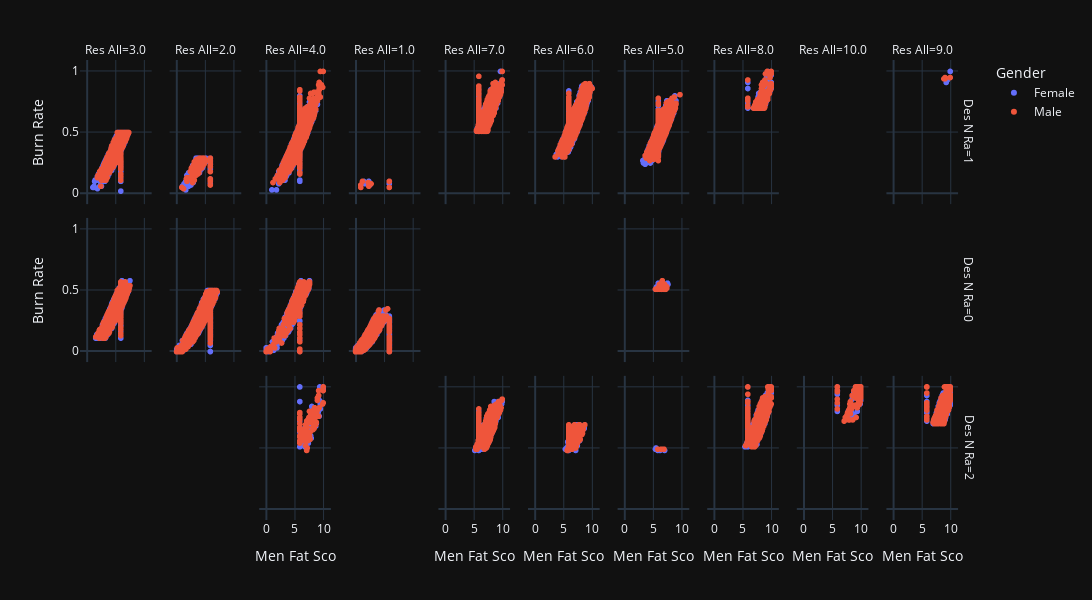

Source (notebook cell):
### Code cell
df['new_range_designation'] = df['Designation'].apply(lambda x : new_range(x))

px.scatter(
      # data_frame=df.loc[df['Designation'].isin([3]),:],
      data_frame=df,
      x='Mental Fatigue Score', 
      y='Burn Rate',
      color='Gender',
      facet_col='Resource Allocation',
      facet_col_wrap= 10,
      facet_row='new_range_designation',
      template='plotly_dark',
      labels={
        'Resource Allocation':'Res All',
        'Mental Fatigue Score':'Men Fat Sco',
        'new_range_designation':'Des N Ra',
      },
      height=600,
      width=1300,
  )

### Figure 1 — Plotly figure (JSON) as saved in the notebook; plotly's stock layout.template omitted (floating-point values rounded to 4 significant figures; data arrays with more than 128 entries replaced by an {"elided": "..."} marker saying what was removed)
{"data": [{"hovertemplate": "Gender=Female<br>Des N Ra=1<br>Res All=3.0<br>Men Fat Sco=%{x}<br>Burn Rate=%{y}<extra></extra>", "legendgroup": "Female", "marker": {"color": "#636efa", "symbol": "circle"}, "mode": "markers", "name": "Female", "showlegend": true, "type": "scattergl", "x": {"elided": "837 float values"}, "xaxis": "x21", "y": {"elided": "837 float values"}, "yaxis": "y21"}, {"hovertemplate": "Gender=Female<br>Des N Ra=1<br>Res All=2.0<br>Men Fat Sco=%{x}<br>Burn Rate=%{y}<extra></extra>", "legendgroup": "Female", "marker": {"color": "#636efa", "symbol": "circle"}, "mode": "markers", "name": "Female", "showlegend": false, "type": "scattergl", "x": {"elided": "194 float values"}, "xaxis": "x22", "y": {"elided": "194 float values"}, "yaxis": "y22"}, {"hovertemplate": "Gender=Female<br>Des N Ra=1<br>Res All=4.0<br>Men Fat Sco=%{x}<br>Burn Rate=%{y}<extra></extra>", "legendgroup": "Female", "marker": {"color": "#636efa", "symbol": "circle"}, "mode": "markers", "name": "Female", "showlegend": false, "type": "scattergl", "x": {"elided": "2098 float values"}, "xaxis": "x23", "y": {"elided": "2098 float values"}, "yaxis": "y23"}, {"hovertemplate": "Gender=Female<br>Des N Ra=1<br>Res All=1.0<br>Men Fat Sco=%{x}<br>Burn Rate=%{y}<extra></extra>", "legendgroup": "Female", "marker": {"color": "#636efa", "symbol": "circle"}, "mode": "markers", "name": "Female", "showlegend": false, "type": "scattergl", "x": [5.9, 5.9, 1.7, 2.5, 2.3, 1.4], "xaxis": "x24", "y": [0.08, 0.1, 0.08, 0.07, 0.1, 0.1], "yaxis": "y24"}, {"hovertemplate": "Gender=Female<br>Des N Ra=1<br>Res All=7.0<br>Men Fat Sco=%{x}<br>Burn Rate=%{y}<extra></extra>", "legendgroup": "Female", "marker": {"color": "#636efa", "symbol": "circle"}, "mode": "markers", "name": "Female", "showlegend": false, "type": "scattergl", "x": {"elided": "425 float values"}, "xaxis": "x25", "y": {"elided": "425 float values"}, "yaxis": "y25"}, {"hovertemplate": "Gender=Female<br>Des N Ra=1<br>Res All=6.0<br>Men Fat Sco=%{x}<br>Burn Rate=%{y}<extra></extra>", "legendgroup": "Female", "marker": {"color": "#636efa", "symbol": "circle"}, "mode": "markers", "name": "Female", "showlegend": false, "type": "scattergl", "x": {"elided": "1106 float values"}, "xaxis": "x26", "y": {"elided": "1106 float values"}, "yaxis": "y26"}, {"hovertemplate": "Gender=Female<br>Des N Ra=1<br>Res All=5.0<br>Men Fat Sco=%{x}<br>Burn Rate=%{y}<extra></extra>", "legendgroup": "Female", "marker": {"color": "#636efa", "symbol": "circle"}, "mode": "markers", "name": "Female", "showlegend": false, "type": "scattergl", "x": {"elided": "1860 float values"}, "xaxis": "x27", "y": {"elided": "1860 float values"}, "yaxis": "y27"}, {"hovertemplate": "Gender=Female<br>Des N Ra=1<br>Res All=8.0<br>Men Fat Sco=%{x}<br>Burn Rate=%{y}<extra></extra>", "legendgroup": "Female", "marker": {"color": "#636efa", "symbol": "circle"}, "mode": "markers", "name": "Female", "showlegend": false, "type": "scattergl", "x": [5.9, 7.5, 7.9, 9.5, 8.3, 7.7, 7.2, 8.8, 8.4, 8.2, 8.9, 8.4, 9.1, 7.8, 7.5, 9.4, 8.1, 9.1, 9.4, 9.4, 10, 5.9, 7.3, 5.9, 5.9, 8.3, 8.1, 8.7, 9, 7.6, 8.9, 9.5, 8.8, 7.3, 9.3, 8.7, 9, 7.9, 9, 8.8, 8.1, 8.6, 9.8, 8.1, 8.6, 8.1, 7, 7.8, 8.9, 8.3, 8.1, 8.4, 7.8, 8, 7.6, 7.9, 7.4, 9.1, 7.8, 8.8, 8, 5.9, 10, 7.9, 7.9, 10, 6.9, 8.1, 8.6, 9.2, 7.7, 8.2, 9.1, 10, 5.9, 9, 8.6, 8.3, 9.8, 9.3, 8, 8.5, 8.7, 7.8, 9.2, 7.8, 8, 9.2], "xaxis": "x28", "y": [0.91, 0.72, 0.76, 0.93, 0.71, 0.79, 0.73, 0.72, 0.7, 0.72, 0.86, 0.85, 0.75, 0.78, 0.73, 0.92, 0.8, 0.84, 1, 0.87, 0.97, 0.74, 0.74, 0.76, 0.86, 0.75, 0.82, 0.86, 0.85, 0.72, 0.79, 0.91, 0.71, 0.73, 0.89, 0.7, 0.75, 0.75, 0.77, 0.73, 0.75, 0.71, 0.96, 0.71, 0.71, 0.83, 0.71, 0.75, 0.88, 0.8, 0.72, 0.88, 0.75, 0.81, 0.71, 0.76, 0.7, 0.91, 0.8, 0.72, 0.7, 0.75, 0.86, 0.82, 0.78, 0.91, 0.7, 0.74, 0.83, 0.78, 0.73, 0.72, 0.84, 0.91, 0.7, 0.73, 0.7, 0.75, 0.84, 0.79, 0.75, 0.77, 0.85, 0.82, 0.95, 0.7, 0.81, 0.96], "yaxis": "y28"}, {"hovertemplate": "Gender=Female<br>Des N Ra=1<br>Res All=9.0<br>Men Fat Sco=%{x}<br>Burn Rate=%{y}<extra></extra>", "legendgroup": "Female", "marker": {"color": "#636efa", "symbol": "circle"}, "mode": "markers", "name": "Female", "showlegend": false, "type": "scattergl", "x": [9.5, 9.3, 10], "xaxis": "x30", "y": [0.93, 0.91, 1], "yaxis": "y30"}, {"hovertemplate": "Gender=Female<br>Des N Ra=0<br>Res All=3.0<br>Men Fat Sco=%{x}<br>Burn Rate=%{y}<extra></extra>", "legendgroup": "Female", "marker": {"color": "#636efa", "symbol": "circle"}, "mode": "markers", "name": "Female", "showlegend": false, "type": "scattergl", "x": {"elided": "955 float values"}, "xaxis": "x11", "y": {"elided": "955 float values"}, "yaxis": "y11"}, {"hovertemplate": "Gender=Female<br>Des N Ra=0<br>Res All=2.0<br>Men Fat Sco=%{x}<br>Burn Rate=%{y}<extra></extra>", "legendgroup": "Female", "marker": {"color": "#636efa", "symbol": "circle"}, "mode": "markers", "name": "Female", "showlegend": false, "type": "scattergl", "x": {"elided": "1000 float values"}, "xaxis": "x12", "y": {"elided": "1000 float values"}, "yaxis": "y12"}, {"hovertemplate": "Gender=Female<br>Des N Ra=0<br>Res All=4.0<br>Men Fat Sco=%{x}<br>Burn Rate=%{y}<extra></extra>", "legendgroup": "Female", "marker": {"color": "#636efa", "symbol": "circle"}, "mode": "markers", "name": "Female", "showlegend": false, "type": "scattergl", "x": {"elided": "614 float values"}, "xaxis": "x13", "y": {"elided": "614 float values"}, "yaxis": "y13"}, {"hovertemplate": "Gender=Female<br>Des N Ra=0<br>Res All=1.0<br>Men Fat Sco=%{x}<br>Burn Rate=%{y}<extra></extra>", "legendgroup": "Female", "marker": {"color": "#636efa", "symbol": "circle"}, "mode": "markers", "name": "Female", "showlegend": false, "type": "scattergl", "x": {"elided": "1045 float values"}, "xaxis": "x14", "y": {"elided": "1045 float values"}, "yaxis": "y14"}, {"hovertemplate": "Gender=Female<br>Des N Ra=0<br>Res All=5.0<br>Men Fat Sco=%{x}<br>Burn Rate=%{y}<extra></extra>", "legendgroup": "Female", "marker": {"color": "#636efa", "symbol": "circle"}, "mode": "markers", "name": "Female", "showlegend": false, "type": "scattergl", "x": [5.7, 5.5, 7, 6.5, 7.3, 6.9, 5.4, 5.7, 5.9, 6.8, 6.5, 5.9, 7.2, 5.9, 7.6, 5.9, 6.2, 7.1, 7.4, 5.6, 7.5, 6, 7.3, 6.6], "xaxis": "x17", "y": [0.51, 0.52, 0.55, 0.51, 0.53, 0.51, 0.51, 0.52, 0.53, 0.55, 0.53, 0.52, 0.52, 0.56, 0.55, 0.53, 0.55, 0.54, 0.54, 0.53, 0.56, 0.53, 0.53, 0.56], "yaxis": "y17"}, {"hovertemplate": "Gender=Female<br>Des N Ra=2<br>Res All=4.0<br>Men Fat Sco=%{x}<br>Burn Rate=%{y}<extra></extra>", "legendgroup": "Female", "marker": {"color": "#636efa", "symbol": "circle"}, "mode": "markers", "name": "Female", "showlegend": false, "type": "scattergl", "x": [8.9, 9.4, 7.2, 8.7, 6.2, 7.9, 10, 10, 7.4, 8.7, 6.9, 6.4, 9.5, 8.9, 7.2, 8.7, 7.7, 7.7, 10, 8, 8.2, 5.9, 9.5, 7, 9.5, 9.1, 5.9, 10, 9.2, 5.9, 8.7, 7.6, 8, 8.1, 8.1, 6.4, 5.9, 6.6, 7.1, 5.9, 9, 7, 8.8, 5.9, 8.6, 7.8, 7.9, 7.5, 7.7, 7.2, 5.9, 8.8, 9.3, 7.1, 7.1, 7.3, 7.9, 8.2, 6.8, 7.4, 5.9], "xaxis": "x3", "y": [0.76, 1, 0.59, 0.68, 0.58, 0.67, 1, 0.98, 0.54, 0.77, 0.67, 0.53, 0.86, 0.82, 0.63, 0.71, 0.75, 0.6, 1, 0.84, 0.73, 1, 0.82, 0.62, 0.88, 0.79, 0.55, 1, 0.9, 0.51, 0.71, 0.64, 0.72, 0.71, 0.75, 0.57, 0.6, 0.61, 0.58, 0.72, 0.89, 0.55, 0.7, 0.73, 0.7, 0.6, 0.58, 0.6, 0.64, 0.66, 0.88, 0.8, 0.76, 0.58, 0.72, 0.69, 0.76, 0.75, 0.51, 0.63, 0.63], "yaxis": "y3"}, {"hovertemplate": "Gender=Female<br>Des N Ra=2<br>Res All=7.0<br>Men Fat Sco=%{x}<br>Burn Rate=%{y}<extra></extra>", "legendgroup": "Female", "marker": {"color": "#636efa", "symbol": "circle"}, "mode": "markers", "name": "Female", "showlegend": false, "type": "scattergl", "x": {"elided": "314 float values"}, "xaxis": "x5", "y": {"elided": "314 float values"}, "yaxis": "y5"}, {"hovertemplate": "Gender=Female<br>Des N Ra=2<br>Res All=6.0<br>Men Fat Sco=%{x}<br>Burn Rate=%{y}<extra></extra>", "legendgroup": "Female", "marker": {"color": "#636efa", "symbol": "circle"}, "mode": "markers", "name": "Female", "showlegend": false, "type": "scattergl", "x": {"elided": "145 float values"}, "xaxis": "x6", "y": {"elided": "145 float values"}, "yaxis": "y6"}, {"hovertemplate": "Gender=Female<br>Des N Ra=2<br>Res All=5.0<br>Men Fat Sco=%{x}<br>Burn Rate=%{y}<extra></extra>", "legendgroup": "Female", "marker": {"color": "#636efa", "symbol": "circle"}, "mode": "markers", "name": "Female", "showlegend": false, "type": "scattergl", "x": [5.8, 5.4, 6.7, 5.5, 6.2, 7], "xaxis": "x7", "y": [0.48, 0.49, 0.49, 0.5, 0.48, 0.48], "yaxis": "y7"}, {"hovertemplate": "Gender=Female<br>Des N Ra=2<br>Res All=8.0<br>Men Fat Sco=%{x}<br>Burn Rate=%{y}<extra></extra>", "legendgroup": "Female", "marker": {"color": "#636efa", "symbol": "circle"}, "mode": "markers", "name": "Female", "showlegend": false, "type": "scattergl", "x": {"elided": "317 float values"}, "xaxis": "x8", "y": {"elided": "317 float values"}, "yaxis": "y8"}, {"hovertemplate": "Gender=Female<br>Des N Ra=2<br>Res All=10.0<br>Men Fat Sco=%{x}<br>Burn Rate=%{y}<extra></extra>", "legendgroup": "Female", "marker": {"color": "#636efa", "symbol": "circle"}, "mode": "markers", "name": "Female", "showlegend": false, "type": "scattergl", "x": [5.9, 9.5, 10, 9.7, 8.5, 9.6, 9.9, 10, 9.9, 9.6, 5.9, 8.7, 10, 9.8, 9.6, 9.4, 5.9, 9.9, 10, 8.5, 8.8, 10, 8.7, 10, 10, 8.2, 8.4, 5.9, 9.5, 8.5, 10, 7.5, 8.5, 8.6, 9.7, 9.7, 5.9, 8.4, 9.4, 8.4, 9.7, 5.9, 10, 10, 8.7, 10, 9.8, 10, 7.8, 8.9, 5.9, 7.3, 7.5, 8.8, 10, 10, 9.4, 5.9, 8.8, 7.8, 10, 9.3, 9.1, 8.2, 9.2, 9.9, 5.9, 9.6, 8.4], "xaxis": "x9", "y": [1, 0.94, 0.92, 0.96, 0.9, 1, 0.92, 0.97, 0.95, 0.92, 0.97, 0.92, 1, 0.88, 1, 0.8, 0.8, 0.86, 0.92, 0.84, 0.77, 0.91, 0.84, 0.94, 0.89, 0.8, 0.77, 1, 0.9, 0.9, 1, 0.74, 0.74, 0.76, 0.87, 0.89, 0.96, 0.79, 1, 0.76, 0.92, 0.94, 0.98, 1, 0.77, 1, 0.97, 1, 0.8, 0.94, 0.97, 0.73, 0.76, 0.96, 1, 0.95, 0.98, 0.85, 0.95, 0.76, 0.92, 1, 1, 0.77, 1, 1, 0.97, 0.93, 0.79], "yaxis": "y9"}, {"hovertemplate": "Gender=Female<br>Des N Ra=2<br>Res All=9.0<br>Men Fat Sco=%{x}<br>Burn Rate=%{y}<extra></extra>", "legendgroup": "Female", "marker": {"color": "#636efa", "symbol": "circle"}, "mode": "markers", "name": "Female", "showlegend": false, "type": "scattergl", "x": {"elided": "182 float values"}, "xaxis": "x10", "y": {"elided": "182 float values"}, "yaxis": "y10"}, {"hovertemplate": "Gender=Male<br>Des N Ra=1<br>Res All=3.0<br>Men Fat Sco=%{x}<br>Burn Rate=%{y}<extra></extra>", "legendgroup": "Male", "marker": {"color": "#EF553B", "symbol": "circle"}, "mode": "markers", "name": "Male", "showlegend": true, "type": "scattergl", "x": {"elided": "579 float values"}, "xaxis": "x21", "y": {"elided": "579 float values"}, "yaxis": "y21"}, {"hovertemplate": "Gender=Male<br>Des N Ra=1<br>Res All=2.0<br>Men Fat Sco=%{x}<br>Burn Rate=%{y}<extra></extra>", "legendgroup": "Male", "marker": {"color": "#EF553B", "symbol": "circle"}, "mode": "markers", "name": "Male", "showlegend": false, "type": "scattergl", "x": [4.2, 3.3, 2.9, 3.5, 4.3, 4.6, 3.1, 3.8, 4.9, 4.6, 2.9, 4.4, 4.8, 2.6, 3.1, 3.3, 3.5, 3, 3.2, 4.3, 2.8, 4.8, 3.5, 2.8, 5.9, 4.4, 3.3, 2.6, 3.6, 3.4, 3.1, 3, 2.6, 3.7, 4.8, 3.9, 3.9, 3.3, 1.7, 2.7, 3.7, 3.7, 3, 5.9, 4.7, 3.1, 4, 4.4, 3.3, 4.5, 2.8, 4.3, 3.5, 4.8, 5.9, 3.2, 3.4, 3.4, 5.1, 1.8, 3.4, 3.1, 5.9, 3, 5.9, 3.8, 2.6, 3.9, 2.5, 4.6, 5.9, 3.7, 2.1, 3.6, 4.3, 4, 4.2, 2.8, 4.1, 3.4, 5.9, 5.9, 0.9, 1.8, 4.5, 3.9, 3.3, 5.9, 4.6, 4, 3.2, 4.3, 5.9, 3.2, 3.6, 4, 3.3, 4.7, 4.6, 1.2, 3.2, 4.7, 3.4, 2.9, 5.9, 4.1, 1.9, 2.4, 4.8, 5.9, 4.8, 5, 5.9, 3.3, 4.3, 4.4, 2.7, 4.9, 4.2, 3.4, 3.7, 4.1, 2.8, 2.8], "xaxis": "x22", "y": [0.28, 0.24, 0.22, 0.25, 0.22, 0.26, 0.11, 0.27, 0.28, 0.23, 0.21, 0.24, 0.25, 0.14, 0.25, 0.2, 0.24, 0.16, 0.18, 0.25, 0.09, 0.28, 0.28, 0.1, 0.24, 0.25, 0.23, 0.21, 0.27, 0.27, 0.23, 0.23, 0.19, 0.16, 0.24, 0.21, 0.27, 0.21, 0.12, 0.12, 0.23, 0.28, 0.13, 0.18, 0.27, 0.15, 0.29, 0.21, 0.26, 0.29, 0.18, 0.25, 0.23, 0.28, 0.12, 0.24, 0.2, 0.17, 0.27, 0.1, 0.16, 0.26, 0.28, 0.17, 0.18, 0.18, 0.2, 0.19, 0.18, 0.26, 0.1, 0.19, 0.13, 0.24, 0.24, 0.28, 0.24, 0.18, 0.21, 0.15, 0.27, 0.07, 0.05, 0.13, 0.29, 0.17, 0.23, 0.22, 0.23, 0.28, 0.26, 0.25, 0.29, 0.23, 0.23, 0.28, 0.24, 0.29, 0.27, 0.04, 0.23, 0.24, 0.21, 0.23, 0.22, 0.23, 0.13, 0.18, 0.29, 0.26, 0.25, 0.27, 0.24, 0.23, 0.28, 0.29, 0.14, 0.28, 0.29, 0.26, 0.28, 0.28, 0.17, 0.12], "yaxis": "y22"}, {"hovertemplate": "Gender=Male<br>Des N Ra=1<br>Res All=4.0<br>Men Fat Sco=%{x}<br>Burn Rate=%{y}<extra></extra>", "legendgroup": "Male", "marker": {"color": "#EF553B", "symbol": "circle"}, "mode": "markers", "name": "Male", "showlegend": false, "type": "scattergl", "x": {"elided": "1675 float values"}, "xaxis": "x23", "y": {"elided": "1675 float values"}, "yaxis": "y23"}, {"hovertemplate": "Gender=Male<br>Des N Ra=1<br>Res All=1.0<br>Men Fat Sco=%{x}<br>Burn Rate=%{y}<extra></extra>", "legendgroup": "Male", "marker": {"color": "#EF553B", "symbol": "circle"}, "mode": "markers", "name": "Male", "showlegend": false, "type": "scattergl", "x": [0.9, 5.9, 2.3, 2.7, 1.2, 5.9, 0.9, 2.2], "xaxis": "x24", "y": [0.05, 0.1, 0.06, 0.08, 0.1, 0.05, 0.07, 0.09], "yaxis": "y24"}, {"hovertemplate": "Gender=Male<br>Des N Ra=1<br>Res All=7.0<br>Men Fat Sco=%{x}<br>Burn Rate=%{y}<extra></extra>", "legendgroup": "Male", "marker": {"color": "#EF553B", "symbol": "circle"}, "mode": "markers", "name": "Male", "showlegend": false, "type": "scattergl", "x": {"elided": "634 float values"}, "xaxis": "x25", "y": {"elided": "634 float values"}, "yaxis": "y25"}, {"hovertemplate": "Gender=Male<br>Des N Ra=1<br>Res All=6.0<br>Men Fat Sco=%{x}<br>Burn Rate=%{y}<extra></extra>", "legendgroup": "Male", "marker": {"color": "#EF553B", "symbol": "circle"}, "mode": "markers", "name": "Male", "showlegend": false, "type": "scattergl", "x": {"elided": "1386 float values"}, "xaxis": "x26", "y": {"elided": "1386 float values"}, "yaxis": "y26"}, {"hovertemplate": "Gender=Male<br>Des N Ra=1<br>Res All=5.0<br>Men Fat Sco=%{x}<br>Burn Rate=%{y}<extra></extra>", "legendgroup": "Male", "marker": {"color": "#EF553B", "symbol": "circle"}, "mode": "markers", "name": "Male", "showlegend": false, "type": "scattergl", "x": {"elided": "1745 float values"}, "xaxis": "x27", "y": {"elided": "1745 float values"}, "yaxis": "y27"}, {"hovertemplate": "Gender=Male<br>Des N Ra=1<br>Res All=8.0<br>Men Fat Sco=%{x}<br>Burn Rate=%{y}<extra></extra>", "legendgroup": "Male", "marker": {"color": "#EF553B", "symbol": "circle"}, "mode": "markers", "name": "Male", "showlegend": false, "type": "scattergl", "x": {"elided": "132 float values"}, "xaxis": "x28", "y": {"elided": "132 float values"}, "yaxis": "y28"}, {"hovertemplate": "Gender=Male<br>Des N Ra=1<br>Res All=9.0<br>Men Fat Sco=%{x}<br>Burn Rate=%{y}<extra></extra>", "legendgroup": "Male", "marker": {"color": "#EF553B", "symbol": "circle"}, "mode": "markers", "name": "Male", "showlegend": false, "type": "scattergl", "x": [9.1, 9.1, 10, 8.9], "xaxis": "x30", "y": [0.94, 0.95, 0.95, 0.94], "yaxis": "y30"}, {"hovertemplate": "Gender=Male<br>Des N Ra=0<br>Res All=3.0<br>Men Fat Sco=%{x}<br>Burn Rate=%{y}<extra></extra>", "legendgroup": "Male", "marker": {"color": "#EF553B", "symbol": "circle"}, "mode": "markers", "name": "Male", "showlegend": false, "type": "scattergl", "x": {"elided": "657 float values"}, "xaxis": "x11", "y": {"elided": "657 float values"}, "yaxis": "y11"}, {"hovertemplate": "Gender=Male<br>Des N Ra=0<br>Res All=2.0<br>Men Fat Sco=%{x}<br>Burn Rate=%{y}<extra></extra>", "legendgroup": "Male", "marker": {"color": "#EF553B", "symbol": "circle"}, "mode": "markers", "name": "Male", "showlegend": false, "type": "scattergl", "x": {"elided": "670 float values"}, "xaxis": "x12", "y": {"elided": "670 float values"}, "yaxis": "y12"}, {"hovertemplate": "Gender=Male<br>Des N Ra=0<br>Res All=4.0<br>Men Fat Sco=%{x}<br>Burn Rate=%{y}<extra></extra>", "legendgroup": "Male", "marker": {"color": "#EF553B", "symbol": "circle"}, "mode": "markers", "name": "Male", "showlegend": false, "type": "scattergl", "x": {"elided": "432 float values"}, "xaxis": "x13", "y": {"elided": "432 float values"}, "yaxis": "y13"}, {"hovertemplate": "Gender=Male<br>Des N Ra=0<br>Res All=1.0<br>Men Fat Sco=%{x}<br>Burn Rate=%{y}<extra></extra>", "legendgroup": "Male", "marker": {"color": "#EF553B", "symbol": "circle"}, "mode": "markers", "name": "Male", "showlegend": false, "type": "scattergl", "x": {"elided": "642 float values"}, "xaxis": "x14", "y": {"elided": "642 float values"}, "yaxis": "y14"}, {"hovertemplate": "Gender=Male<br>Des N Ra=0<br>Res All=5.0<br>Men Fat Sco=%{x}<br>Burn Rate=%{y}<extra></extra>", "legendgroup": "Male", "marker": {"color": "#EF553B", "symbol": "circle"}, "mode": "markers", "name": "Male", "showlegend": false, "type": "scattergl", "x": [6.6, 6.6, 7.2, 5.9, 6.7, 7, 6.6, 6.2, 5.7, 6.5, 6.5, 6.4, 6.8, 6.4, 6.6, 5.4, 7.4, 6.9, 7.1, 7.4, 5.8, 6.1, 6.1, 7.1, 7.1, 6.1, 6.5, 7.1, 7.2, 7, 6.9, 7.3], "xaxis": "x17", "y": [0.54, 0.58, 0.53, 0.52, 0.54, 0.53, 0.57, 0.55, 0.51, 0.52, 0.53, 0.51, 0.52, 0.56, 0.52, 0.51, 0.53, 0.51, 0.53, 0.52, 0.52, 0.53, 0.51, 0.51, 0.52, 0.55, 0.51, 0.54, 0.51, 0.55, 0.55, 0.52], "yaxis": "y17"}, {"hovertemplate": "Gender=Male<br>Des N Ra=2<br>Res All=4.0<br>Men Fat Sco=%{x}<br>Burn Rate=%{y}<extra></extra>", "legendgroup": "Male", "marker": {"color": "#EF553B", "symbol": "circle"}, "mode": "markers", "name": "Male", "showlegend": false, "type": "scattergl", "x": [6.9, 5.9, 7.4, 7, 7.5, 8.4, 8.4, 10, 8.5, 7.6, 8.5, 7.4, 8.6, 7, 7.5, 8.3, 9, 5.9, 9, 5.9, 10, 10, 8.6, 7.2, 9.2, 6.9, 6.9, 5.9, 9.9, 7, 8.7, 7.4, 8.5, 9, 7.6, 5.9, 7.3, 7.9, 7.1, 7.6, 7.6, 5.9, 5.9, 7.1, 8.9, 5.9, 5.9, 6.6, 6.6, 8.7, 5.9, 7.6, 5.9, 10, 5.9, 7.7, 8.7, 5.9, 7.7, 5.9, 7.8, 8.5, 9.2, 8, 9.1, 7.3, 6.9, 7.2, 6.7, 8.4, 7.9, 9, 8.1, 8, 9.3, 8.2, 9.2, 7.5, 5.9, 8.2, 5.9, 8.7, 7.3, 5.9, 6.9, 8.8, 8.8, 6.5, 8.9, 6.3, 8, 5.9], "xaxis": "x3", "y": [0.69, 0.6, 0.57, 0.67, 0.75, 0.8, 0.77, 0.97, 0.74, 0.6, 0.83, 0.72, 0.76, 0.68, 0.61, 0.81, 0.91, 0.78, 0.82, 0.64, 1, 0.87, 0.7, 0.5, 0.93, 0.61, 0.63, 0.54, 0.86, 0.64, 0.82, 0.73, 0.75, 0.89, 0.59, 0.75, 0.71, 0.74, 0.72, 0.6, 0.8, 0.66, 0.66, 0.48, 0.76, 0.67, 0.66, 0.65, 0.62, 0.69, 0.75, 0.58, 0.73, 1, 0.79, 0.57, 0.71, 0.7, 0.63, 0.6, 0.77, 0.73, 0.76, 0.74, 0.82, 0.73, 0.52, 0.67, 0.59, 0.66, 0.71, 0.76, 0.75, 0.74, 0.83, 0.65, 0.97, 0.71, 0.56, 0.67, 0.59, 0.8, 0.56, 0.74, 0.56, 0.71, 0.79, 0.59, 0.8, 0.56, 0.71, 0.66], "yaxis": "y3"}, {"hovertemplate": "Gender=Male<br>Des N Ra=2<br>Res All=7.0<br>Men Fat Sco=%{x}<br>Burn Rate=%{y}<extra></extra>", "legendgroup": "Male", "marker": {"color": "#EF553B", "symbol": "circle"}, "mode": "markers", "name": "Male", "showlegend": false, "type": "scattergl", "x": {"elided": "507 float values"}, "xaxis": "x5", "y": {"elided": "507 float values"}, "yaxis": "y5"}, {"hovertemplate": "Gender=Male<br>Des N Ra=2<br>Res All=6.0<br>Men Fat Sco=%{x}<br>Burn Rate=%{y}<extra></extra>", "legendgroup": "Male", "marker": {"color": "#EF553B", "symbol": "circle"}, "mode": "markers", "name": "Male", "showlegend": false, "type": "scattergl", "x": {"elided": "180 float values"}, "xaxis": "x6", "y": {"elided": "180 float values"}, "yaxis": "y6"}, {"hovertemplate": "Gender=Male<br>Des N Ra=2<br>Res All=5.0<br>Men Fat Sco=%{x}<br>Burn Rate=%{y}<extra></extra>", "legendgroup": "Male", "marker": {"color": "#EF553B", "symbol": "circle"}, "mode": "markers", "name": "Male", "showlegend": false, "type": "scattergl", "x": [6.9, 6.4, 5.8], "xaxis": "x7", "y": [0.49, 0.49, 0.49], "yaxis": "y7"}, {"hovertemplate": "Gender=Male<br>Des N Ra=2<br>Res All=8.0<br>Men Fat Sco=%{x}<br>Burn Rate=%{y}<extra></extra>", "legendgroup": "Male", "marker": {"color": "#EF553B", "symbol": "circle"}, "mode": "markers", "name": "Male", "showlegend": false, "type": "scattergl", "x": {"elided": "455 float values"}, "xaxis": "x8", "y": {"elided": "455 float values"}, "yaxis": "y8"}, {"hovertemplate": "Gender=Male<br>Des N Ra=2<br>Res All=10.0<br>Men Fat Sco=%{x}<br>Burn Rate=%{y}<extra></extra>", "legendgroup": "Male", "marker": {"color": "#EF553B", "symbol": "circle"}, "mode": "markers", "name": "Male", "showlegend": false, "type": "scattergl", "x": [10, 9.2, 10, 9.7, 9.2, 7.9, 9.4, 9.2, 10, 8, 10, 10, 9.1, 8.2, 9.1, 9.8, 7.7, 8.4, 9.7, 5.9, 9.1, 8.7, 10, 8.5, 10, 10, 7.6, 8.8, 10, 5.9, 8.8, 10, 9.8, 10, 9.3, 10, 5.9, 9.5, 5.9, 9.9, 9.1, 9.6, 7.1, 10, 7.3, 7.9, 9.1, 8.6, 10, 10, 7.6, 5.9, 9.9, 7.8, 9.1, 9.7, 10, 9.7, 7.6, 9.9, 8.9, 10, 9.5, 9.6, 8.1, 8.2, 9.1, 8, 8.1, 10, 9.1, 9.4, 10, 5.9, 10, 10, 7.6, 10, 9.9, 5.9, 10], "xaxis": "x9", "y": [0.94, 0.91, 0.98, 0.87, 0.75, 0.73, 1, 1, 0.99, 0.73, 0.91, 0.94, 0.99, 0.78, 0.93, 0.86, 0.79, 0.82, 0.98, 1, 0.91, 0.92, 1, 0.93, 0.92, 1, 0.74, 0.85, 1, 0.87, 0.97, 0.98, 0.91, 0.96, 0.98, 0.94, 0.97, 1, 0.9, 1, 0.92, 0.85, 0.72, 1, 0.75, 0.81, 0.92, 0.73, 0.91, 1, 0.76, 0.96, 0.94, 0.78, 0.95, 0.91, 1, 0.88, 0.77, 0.97, 0.85, 0.97, 0.86, 1, 0.83, 0.88, 1, 0.73, 0.86, 1, 1, 0.83, 0.94, 0.82, 1, 0.94, 0.75, 1, 0.88, 1, 1], "yaxis": "y9"}, {"hovertemplate": "Gender=Male<br>Des N Ra=2<br>Res All=9.0<br>Men Fat Sco=%{x}<br>Burn Rate=%{y}<extra></extra>", "legendgroup": "Male", "marker": {"color": "#EF553B", "symbol": "circle"}, "mode": "markers", "name": "Male", "showlegend": false, "type": "scattergl", "x": {"elided": "239 float values"}, "xaxis": "x10", "y": {"elided": "239 float values"}, "yaxis": "y10"}], "layout": {"annotations": [{"font": {}, "showarrow": false, "text": "Res All=3.0", "x": 0.04, "xanchor": "center", "xref": "paper", "y": 1.0, "yanchor": "bottom", "yref": "paper"}, {"font": {}, "showarrow": false, "text": "Res All=2.0", "x": 0.14, "xanchor": "center", "xref": "paper", "y": 1.0, "yanchor": "bottom", "yref": "paper"}, {"font": {}, "showarrow": false, "text": "Res All=4.0", "x": 0.24, "xanchor": "center", "xref": "paper", "y": 1.0, "yanchor": "bottom", "yref": "paper"}, {"font": {}, "showarrow": false, "text": "Res All=1.0", "x": 0.34, "xanchor": "center", "xref": "paper", "y": 1.0, "yanchor": "bottom", "yref": "paper"}, {"font": {}, "showarrow": false, "text": "Res All=7.0", "x": 0.44, "xanchor": "center", "xref": "paper", "y": 1.0, "yanchor": "bottom", "yref": "paper"}, {"font": {}, "showarrow": false, "text": "Res All=6.0", "x": 0.54, "xanchor": "center", "xref": "paper", "y": 1.0, "yanchor": "bottom", "yref": "paper"}, {"font": {}, "showarrow": false, "text": "Res All=5.0", "x": 0.64, "xanchor": "center", "xref": "paper", "y": 1.0, "yanchor": "bottom", "yref": "paper"}, {"font": {}, "showarrow": false, "text": "Res All=8.0", "x": 0.74, "xanchor": "center", "xref": "paper", "y": 1.0, "yanchor": "bottom", "yref": "paper"}, {"font": {}, "showarrow": false, "text": "Res All=10.0", "x": 0.84, "xanchor": "center", "xref": "paper", "y": 1.0, "yanchor": "bottom", "yref": "paper"}, {"font": {}, "showarrow": false, "text": "Res All=9.0", "x": 0.94, "xanchor": "center", "xref": "paper", "y": 1.0, "yanchor": "bottom", "yref": "paper"}, {"font": {}, "showarrow": false, "text": "Des N Ra=2", "textangle": 90, "x": 0.98, "xanchor": "left", "xref": "paper", "y": 0.1567, "yanchor": "middle", "yref": "paper"}, {"font": {}, "showarrow": false, "text": "Des N Ra=0", "textangle": 90, "x": 0.98, "xanchor": "left", "xref": "paper", "y": 0.5, "yanchor": "middle", "yref": "paper"}, {"font": {}, "showarrow": false, "text": "Des N Ra=1", "textangle": 90, "x": 0.98, "xanchor": "left", "xref": "paper", "y": 0.8433, "yanchor": "middle", "yref": "paper"}], "height": 600, "legend": {"title": {"text": "Gender"}, "tracegroupgap": 0}, "margin": {"t": 60}, "width": 1300, "xaxis": {"anchor": "y", "domain": [0, 0.08], "title": {"text": "Men Fat Sco"}}, "xaxis10": {"anchor": "y10", "domain": [0.9, 0.98], "matches": "x", "title": {"text": "Men Fat Sco"}}, "xaxis11": {"anchor": "y11", "domain": [0, 0.08], "matches": "x", "showticklabels": false}, "xaxis12": {"anchor": "y12", "domain": [0.1, 0.18], "matches": "x", "showticklabels": false}, "xaxis13": {"anchor": "y13", "domain": [0.2, 0.28], "matches": "x", "showticklabels": false}, "xaxis14": {"anchor": "y14", "domain": [0.3, 0.38], "matches": "x", "showticklabels": false}, "xaxis15": {"anchor": "y15", "domain": [0.4, 0.48], "matches": "x", "showticklabels": false}, "xaxis16": {"anchor": "y16", "domain": [0.5, 0.58], "matches": "x", "showticklabels": false}, "xaxis17": {"anchor": "y17", "domain": [0.6, 0.68], "matches": "x", "showticklabels": false}, "xaxis18": {"anchor": "y18", "domain": [0.7, 0.78], "matches": "x", "showticklabels": false}, "xaxis19": {"anchor": "y19", "domain": [0.8, 0.88], "matches": "x", "showticklabels": false}, "xaxis2": {"anchor": "y2", "domain": [0.1, 0.18], "matches": "x", "title": {"text": "Men Fat Sco"}}, "xaxis20": {"anchor": "y20", "domain": [0.9, 0.98], "matches": "x", "showticklabels": false}, "xaxis21": {"anchor": "y21", "domain": [0, 0.08], "matches": "x", "showticklabels": false}, "xaxis22": {"anchor": "y22", "domain": [0.1, 0.18], "matches": "x", "showticklabels": false}, "xaxis23": {"anchor": "y23", "domain": [0.2, 0.28], "matches": "x", "showticklabels": false}, "xaxis24": {"anchor": "y24", "domain": [0.3, 0.38], "matches": "x", "showticklabels": false}, "xaxis25": {"anchor": "y25", "domain": [0.4, 0.48], "matches": "x", "showticklabels": false}, "xaxis26": {"anchor": "y26", "domain": [0.5, 0.58], "matches": "x", "showticklabels": false}, "xaxis27": {"anchor": "y27", "domain": [0.6, 0.68], "matches": "x", "showticklabels": false}, "xaxis28": {"anchor": "y28", "domain": [0.7, 0.78], "matches": "x", "showticklabels": false}, "xaxis29": {"anchor": "y29", "domain": [0.8, 0.88], "matches": "x", "showticklabels": false}, "xaxis3": {"anchor": "y3", "domain": [0.2, 0.28], "matches": "x", "title": {"text": "Men Fat Sco"}}, "xaxis30": {"anchor": "y30", "domain": [0.9, 0.98], "matches": "x", "showticklabels": false}, "xaxis4": {"anchor": "y4", "domain": [0.3, 0.38], "matches": "x", "title": {"text": "Men Fat Sco"}}, "xaxis5": {"anchor": "y5", "domain": [0.4, 0.48], "matches": "x", "title": {"text": "Men Fat Sco"}}, "xaxis6": {"anchor": "y6", "domain": [0.5, 0.58], "matches": "x", "title": {"text": "Men Fat Sco"}}, "xaxis7": {"anchor": "y7", "domain": [0.6, 0.68], "matches": "x", "title": {"text": "Men Fat Sco"}}, "xaxis8": {"anchor": "y8", "domain": [0.7, 0.78], "matches": "x", "title": {"text": "Men Fat Sco"}}, "xaxis9": {"anchor": "y9", "domain": [0.8, 0.88], "matches": "x", "title": {"text": "Men Fat Sco"}}, "yaxis": {"anchor": "x", "domain": [0, 0.3133], "title": {"text": "Burn Rate"}}, "yaxis10": {"anchor": "x10", "domain": [0, 0.3133], "matches": "y", "showticklabels": false}, "yaxis11": {"anchor": "x11", "domain": [0.3433, 0.6567], "matches": "y", "title": {"text": "Burn Rate"}}, "yaxis12": {"anchor": "x12", "domain": [0.3433, 0.6567], "matches": "y", "showticklabels": false}, "yaxis13": {"anchor": "x13", "domain": [0.3433, 0.6567], "matches": "y", "showticklabels": false}, "yaxis14": {"anchor": "x14", "domain": [0.3433, 0.6567], "matches": "y", "showticklabels": false}, "yaxis15": {"anchor": "x15", "domain": [0.3433, 0.6567], "matches": "y", "showticklabels": false}, "yaxis16": {"anchor": "x16", "domain": [0.3433, 0.6567], "matches": "y", "showticklabels": false}, "yaxis17": {"anchor": "x17", "domain": [0.3433, 0.6567], "matches": "y", "showticklabels": false}, "yaxis18": {"anchor": "x18", "domain": [0.3433, 0.6567], "matches": "y", "showticklabels": false}, "yaxis19": {"anchor": "x19", "domain": [0.3433, 0.6567], "matches": "y", "showticklabels": false}, "yaxis2": {"anchor": "x2", "domain": [0, 0.3133], "matches": "y", "showticklabels": false}, "yaxis20": {"anchor": "x20", "domain": [0.3433, 0.6567], "matches": "y", "showticklabels": false}, "yaxis21": {"anchor": "x21", "domain": [0.6867, 1.0], "matches": "y", "title": {"text": "Burn Rate"}}, "yaxis22": {"anchor": "x22", "domain": [0.6867, 1.0], "matches": "y", "showticklabels": false}, "yaxis23": {"anchor": "x23", "domain": [0.6867, 1.0], "matches": "y", "showticklabels": false}, "yaxis24": {"anchor": "x24", "domain": [0.6867, 1.0], "matches": "y", "showticklabels": false}, "yaxis25": {"anchor": "x25", "domain": [0.6867, 1.0], "matches": "y", "showticklabels": false}, "yaxis26": {"anchor": "x26", "domain": [0.6867, 1.0], "matches": "y", "showticklabels": false}, "yaxis27": {"anchor": "x27", "domain": [0.6867, 1.0], "matches": "y", "showticklabels": false}, "yaxis28": {"anchor": "x28", "domain": [0.6867, 1.0], "matches": "y", "showticklabels": false}, "yaxis29": {"anchor": "x29", "domain": [0.6867, 1.0], "matches": "y", "showticklabels": false}, "yaxis3": {"anchor": "x3", "domain": [0, 0.3133], "matches": "y", "showticklabels": false}, "yaxis30": {"anchor": "x30", "domain": [0.6867, 1.0], "matches": "y", "showticklabels": false}, "yaxis4": {"anchor": "x4", "domain": [0, 0.3133], "matches": "y", "showticklabels": false}, "yaxis5": {"anchor": "x5", "domain": [0, 0.3133], "matches": "y", "showticklabels": false}, "yaxis6": {"anchor": "x6", "domain": [0, 0.3133], "matches": "y", "showticklabels": false}, "yaxis7": {"anchor": "x7", "domain": [0, 0.3133], "matches": "y", "showticklabels": false}, "yaxis8": {"anchor": "x8", "domain": [0, 0.3133], "matches": "y", "showticklabels": false}, "yaxis9": {"anchor": "x9", "domain": [0, 0.3133], "matches": "y", "showticklabels": false}}}
